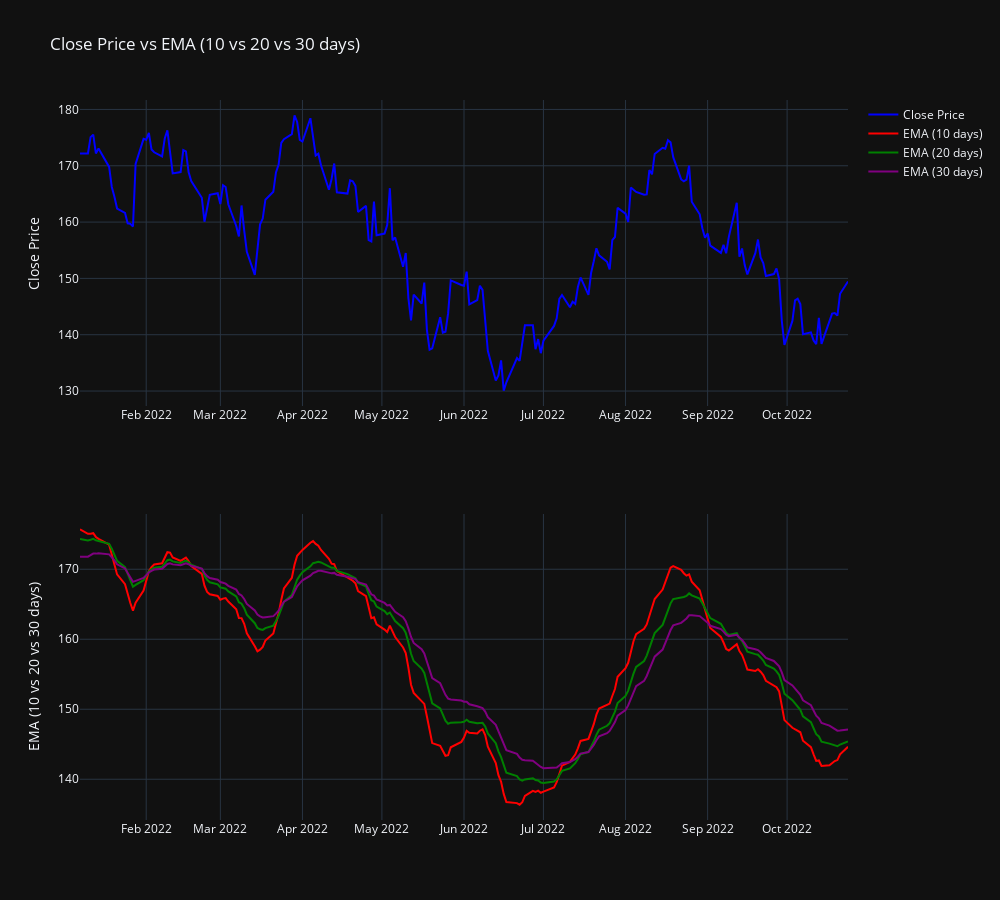

The notebook cell this image was saved under:
### Code cell
fig = make_subplots(rows=2,cols=1)
fig.add_trace(go.Scatter(x=data.iloc[-200:]['Date'],y=data.iloc[-200:]['Close'],name="Close Price",marker={'color': 'blue'}),row=1,col=1)
fig.add_trace(go.Scatter(x=data.iloc[-200:]['Date'],y=data.iloc[-200:]['EMA (10 days)'],name="EMA (10 days)",marker={'color': 'red'}),row=2,col=1)
fig.add_trace(go.Scatter(x=data.iloc[-200:]['Date'],y=data.iloc[-200:]['EMA (20 days)'],name="EMA (20 days)",marker = {'color' : 'green'}),row=2,col=1)
fig.add_trace(go.Scatter(x=data.iloc[-200:]['Date'],y=data.iloc[-200:]['EMA (30 days)'],name="EMA (30 days)",marker = {'color' : 'purple'}),row=2,col=1)

fig.update_yaxes(title_text="Close Price", row=1, col=1)
fig.update_yaxes(title_text="EMA (10 vs 20 vs 30 days)", row=2, col=1)
              
fig.update_layout(title='Close Price vs EMA (10 vs 20 vs 30 days)',height=900, width=1000,template = 'plotly_dark')

### Figure 1 — Plotly figure (JSON) as saved in the notebook; plotly's stock layout.template omitted (floating-point values rounded to 4 significant figures; data arrays with more than 128 entries replaced by an {"elided": "..."} marker saying what was removed)
{"data": [{"marker": {"color": "blue"}, "name": "Close Price", "type": "scatter", "x": {"elided": "200 str values"}, "xaxis": "x", "y": {"elided": "200 float values"}, "yaxis": "y"}, {"marker": {"color": "red"}, "name": "EMA (10 days)", "type": "scatter", "x": {"elided": "200 str values"}, "xaxis": "x2", "y": {"elided": "200 float values"}, "yaxis": "y2"}, {"marker": {"color": "green"}, "name": "EMA (20 days)", "type": "scatter", "x": {"elided": "200 str values"}, "xaxis": "x2", "y": {"elided": "200 float values"}, "yaxis": "y2"}, {"marker": {"color": "purple"}, "name": "EMA (30 days)", "type": "scatter", "x": {"elided": "200 str values"}, "xaxis": "x2", "y": {"elided": "200 float values"}, "yaxis": "y2"}], "layout": {"height": 900, "title": {"text": "Close Price vs EMA (10 vs 20 vs 30 days)"}, "width": 1000, "xaxis": {"anchor": "y", "autorange": true, "domain": [0, 1], "range": ["2022-01-07", "2022-10-24"], "type": "date"}, "xaxis2": {"anchor": "y2", "autorange": true, "domain": [0, 1], "range": ["2022-01-07", "2022-10-24"], "type": "date"}, "yaxis": {"anchor": "x", "autorange": true, "domain": [0.575, 1], "range": [127.3, 181.7], "title": {"text": "Close Price"}, "type": "linear"}, "yaxis2": {"anchor": "x2", "autorange": true, "domain": [0, 0.425], "range": [134.2, 177.9], "title": {"text": "EMA (10 vs 20 vs 30 days)"}, "type": "linear"}}}
